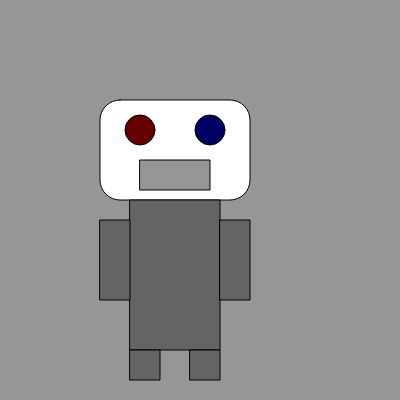
Frame 1 (no input)
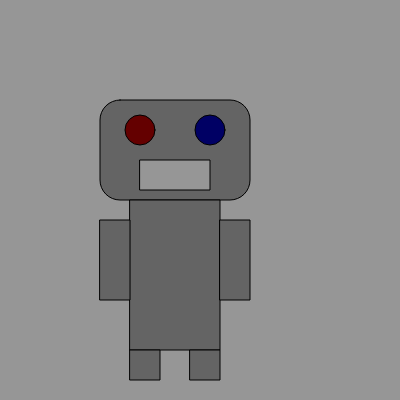
Frame 60 (no input)
Frame 120 (the mouse pressed at the canvas centre since frame 60): identical to frame 60, image omitted

The p5.js sketch that drew these frames (run headless with seeded random() and noise() and a simulated clock; from frame 60 on, the mouse is pressed at the canvas centre):

// p5.js sketch
// ── sketch.js
function setup() {
  createCanvas(400, 400);
}

function draw() {
  background(150);
  rect(100,100,150,100,20)
  fill(100,0,0)
  circle(140,130,30)
  fill(0,0,100)
  circle(210,130,30)
  fill(150)
  rect(140,160,70,30)
  fill(100)
  rect(130,200,90,150)
  rect(130,350,30,30)
  rect(190,350,30,30)
  rect(100,220,30,80)
  rect(220,220,30,80)
  
}
